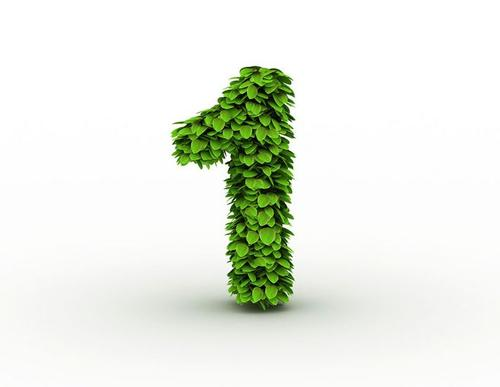
#> input picture NeuralNetwork/image/1.jpg, 500 x 387 px; its folder holds only this picture in this run
$ python -i ImageLoader.py   (imports and definitions only)
#> lines starting #> are read from the running program, lines starting #| are printed output that depends on the picture; after the words box and inside, x2 and y2 are one past the last pixel; in counts of white or black regions, pixels touching at a corner belong together
from PIL import Image
import os

def loadImage():
    threshold=137
    imagedir='image'  #存放图片的文件夹
    IMG_EXTENSIONS = ['.jpg', '.JPG', '.jpeg', '.JPEG',     #图片后缀名
    '.png', '.PNG', '.bmp', '.BMP',]
    files= os.listdir(imagedir)
    images=[]
    bwimgs=[]
    for file in files: #遍历文件夹
        if not os.path.isdir(file):             #是否为文件夹
            filename = os.path.join(imagedir, file)
            if any(filename.endswith(extension) for extension in IMG_EXTENSIONS):   #是否为图像
                img=Image.open(filename)
#> img is the input picture: PIL image 500x387 RGB; mean R, G, B 232.9, 237.4, 228.1
                images.append(img)

    for im in images:
        im = im.convert("L")  # 转换为灰度图像
        im = im.point(lambda x: 255 if x > threshold else 0) #代表数字的像素值置0，黑色
        im = im.convert('1') # 黑白二值图像
        bwimgs.append(im)
#> this loop made 1 pass
#> pass 1, in loadImage, `im = im.convert("L")`:
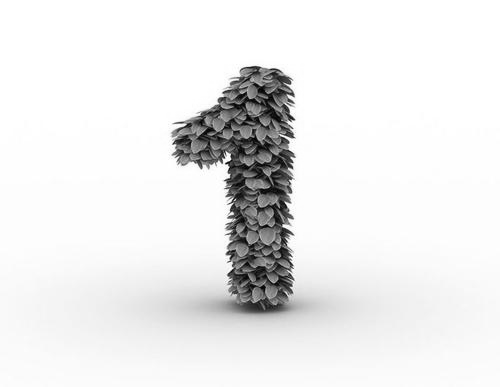
#> im: PIL image 500x387 L; min 0, max 255, mean 235.1
#> pass 1, in loadImage, `im = im.point(lambda x: 255 if x > threshold else 0)`:
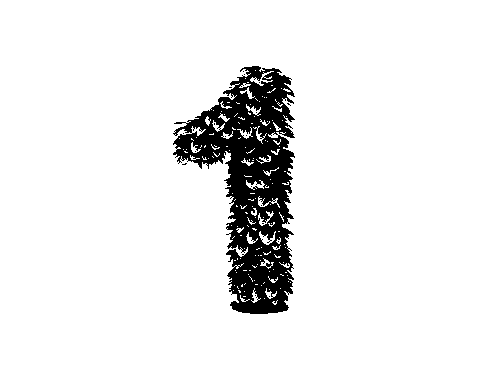
#> im: PIL image 500x387 L; 92.4% white; 19 black regions (18 under 20 px), largest, box (x1, y1, x2, y2) and area: (173, 66, 295, 314) 14599
#> after the loop, bwimgs = 1 item
    digits8_8=to_8_8(bwimgs)

def to_8_8(images):
    digits8_8=[]
    for im in images:
        im = im.convert("L")
        w, h = im.size
        xrow = []
        ycol = []
        for i in range(w):
            for j in range(h):
                pixel = im.getpixel((i, j))  # 返回某一点的像素值
                if (pixel < 1):
                    xrow.append(i)
                    ycol.append(j)
        xLength = max(xrow) - min(xrow) + 1
        yLength = max(ycol) - min(ycol) + 1  # 得到字符的长度宽度
        box = (min(xrow), min(ycol), max(xrow) + 1, max(ycol) + 1)
        t = im.crop(box).copy()  # 从当前的图像中返回一个矩形区域的拷贝。变量box是一个四元组，定义了左、上、右和下的像素坐标

        xStart = (8 - xLength) // 2
        yStart = (8 - yLength) // 2  # 居中
        bg = Image.new('RGB', (8, 8), 'white')
        bg.paste(t, (xStart, yStart))  # 将一张图粘贴到另一张图像上
        digits8_8.append(bg)
#> this loop made 1 pass
#> (w, h, xLength, yLength, box, xStart, yStart) on pass 1: (500, 387, 122, 248, (173, 66, 295, 314), -57, -120)
#> pass 1, in to_8_8, `t = im.crop(box).copy()`:
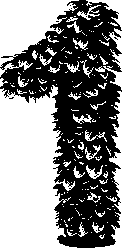
#> t: PIL image 122x248 L; 51.6% white; 19 black regions (18 under 20 px), largest, box (x1, y1, x2, y2) and area: (0, 0, 122, 248) 14599
#> after the loop, digits8_8 = 1 item
    return digits8_8

>>> result = loadImage()
